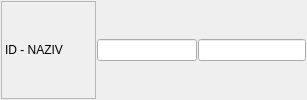
             <widget class="QFrame" name="frame_16">
              <property name="sizePolicy">
               <sizepolicy hsizetype="Preferred" vsizetype="Maximum">
                <horstretch>0</horstretch>
                <verstretch>0</verstretch>
               </sizepolicy>
              </property>
              <property name="frameShape">
               <enum>QFrame::NoFrame</enum>
              </property>
              <property name="frameShadow">
               <enum>QFrame::Raised</enum>
              </property>
              <layout class="QHBoxLayout" name="horizontalLayout_17">
               <property name="spacing">
                <number>1</number>
               </property>
               <property name="leftMargin">
                <number>1</number>
               </property>
               <property name="topMargin">
                <number>1</number>
               </property>
               <property name="rightMargin">
                <number>1</number>
               </property>
               <property name="bottomMargin">
                <number>1</number>
               </property>
               <item>
                <widget class="QLabel" name="label_12">
                 <property name="minimumSize">
                  <size>
                   <width>95</width>
                   <height>0</height>
                  </size>
                 </property>
                 <property name="frameShape">
                  <enum>QFrame::StyledPanel</enum>
                 </property>
                 <property name="text">
                  <string>ID - NAZIV</string>
                 </property>
                </widget>
               </item>
               <item>
                <widget class="QLineEdit" name="txtKupacId">
                 <property name="sizePolicy">
                  <sizepolicy hsizetype="Preferred" vsizetype="Fixed">
                   <horstretch>0</horstretch>
                   <verstretch>0</verstretch>
                  </sizepolicy>
                 </property>
                 <property name="minimumSize">
                  <size>
                   <width>100</width>
                   <height>0</height>
                  </size>
                 </property>
                 <property name="maximumSize">
                  <size>
                   <width>100</width>
                   <height>16777215</height>
                  </size>
                 </property>
                 <property name="font">
                  <font>
                   <weight>50</weight>
                   <bold>false</bold>
                  </font>
                 </property>
                </widget>
               </item>
               <item>
                <widget class="QLineEdit" name="txtKupacNaziv">
                 <property name="font">
                  <font>
                   <weight>50</weight>
                   <bold>false</bold>
                  </font>
                 </property>
                </widget>
               </item>
              </layout>
             </widget>
